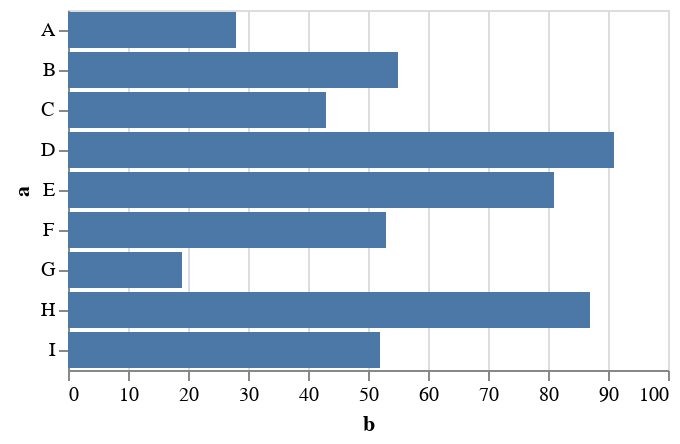

The notebook cell this image was saved under:
### Code cell
import vl from "npm:vega-lite-api";

await Deno.jupyter.display(
  vl
    .markBar({ tooltip: true })
    .data([
      { a: "A", b: 28 },
      { a: "B", b: 55 },
      { a: "C", b: 43 },
      { a: "D", b: 91 },
      { a: "E", b: 81 },
      { a: "F", b: 53 },
      { a: "G", b: 19 },
      { a: "H", b: 87 },
      { a: "I", b: 52 },
    ])
    .encode(
      vl.x().fieldQ("b"),
      vl.y().fieldN("a"),
      vl.tooltip([vl.fieldQ("b"), vl.fieldN("a")])
    )
);

### Figure 1 — Vega-Lite specification as saved in the notebook (floating-point values rounded to 4 significant figures)
{"$schema": "https://vega.github.io/schema/vega-lite/v5.json", "data": {"values": [{"a": "A", "b": 28}, {"a": "B", "b": 55}, {"a": "C", "b": 43}, {"a": "D", "b": 91}, {"a": "E", "b": 81}, {"a": "F", "b": 53}, {"a": "G", "b": 19}, {"a": "H", "b": 87}, {"a": "I", "b": 52}]}, "encoding": {"tooltip": [{"field": "b", "type": "quantitative"}, {"field": "a", "type": "nominal"}], "x": {"field": "b", "type": "quantitative"}, "y": {"field": "a", "type": "nominal"}}, "mark": {"tooltip": true, "type": "bar"}}
